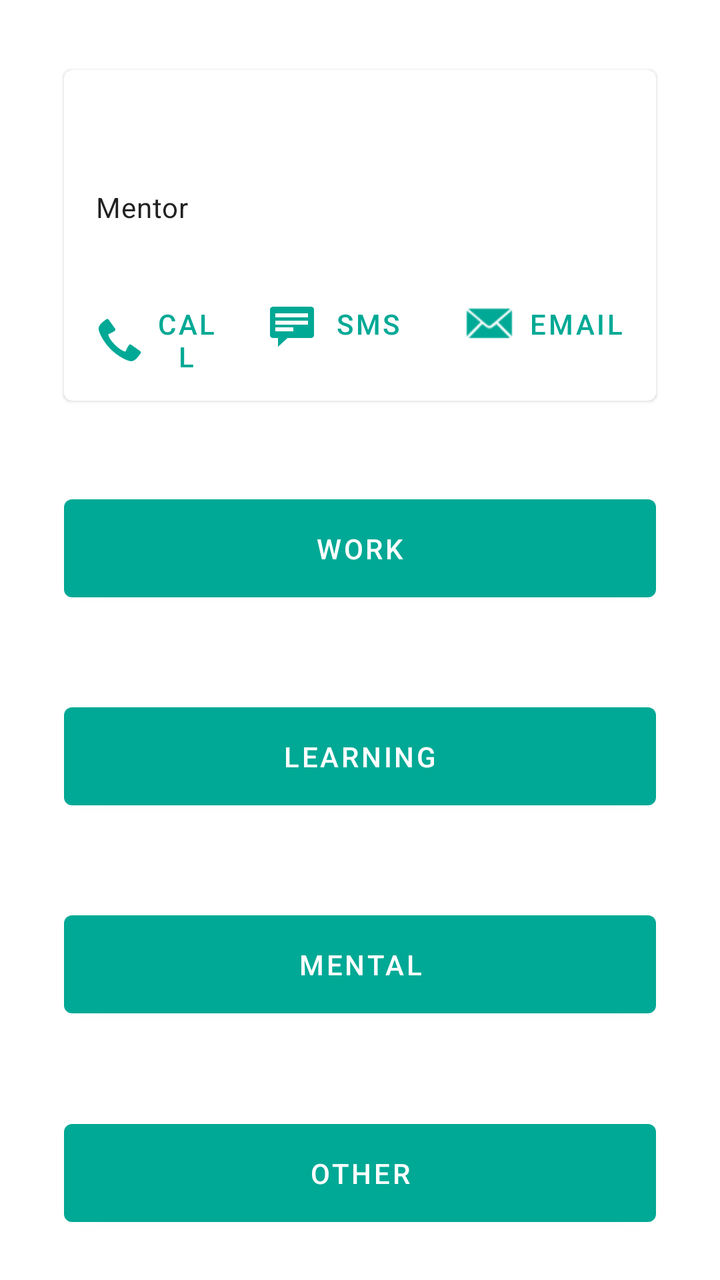
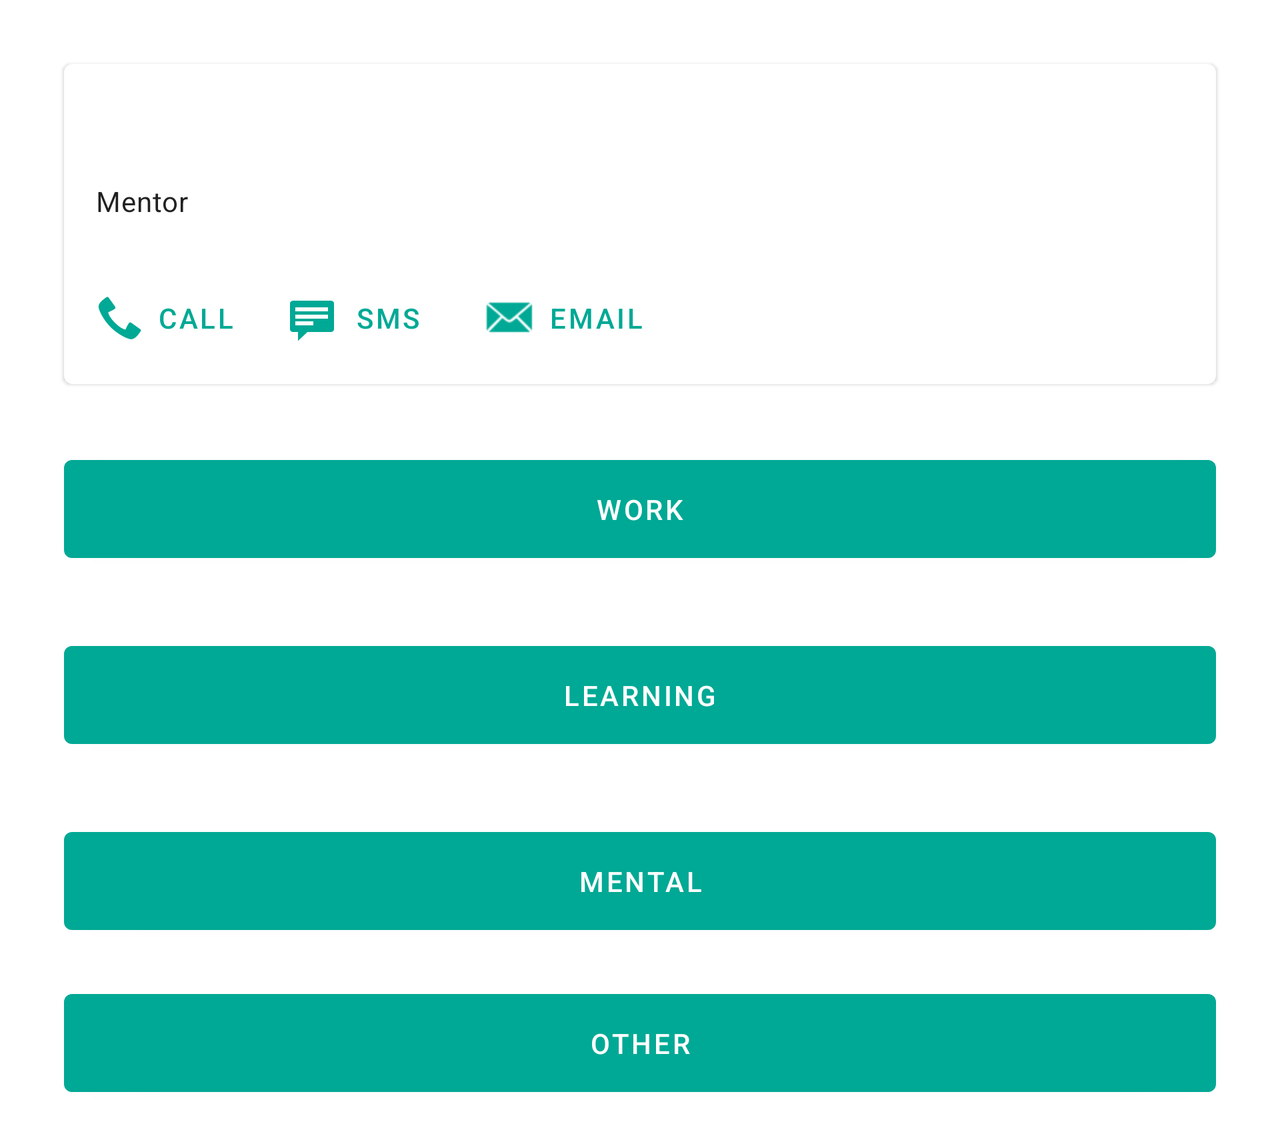

The same Android screen from two of the app's own layout files: first res/layout/ as a phone draws it, then the repository's variant for another configuration, drawn on a device whose configuration selects that folder. Both files follow.
<!-- AndroidManifest.xml: application theme Theme.SLSwellbeingapp -->
<!-- res/layout/activity_need_help.xml -->
<?xml version="1.0" encoding="utf-8"?>
<ScrollView xmlns:android="http://schemas.android.com/apk/res/android"
    xmlns:app="http://schemas.android.com/apk/res-auto"
    xmlns:tools="http://schemas.android.com/tools"
    android:id="@+id/scrollViewHelpPage"
    android:layout_width="fill_parent"
    android:layout_height="fill_parent"
    android:fillViewport="true">

    <androidx.constraintlayout.widget.ConstraintLayout
        android:layout_width="match_parent"
        android:layout_height="wrap_content"
        tools:context=".NeedHelpActivity">

        <Button
            android:id="@+id/buttonHelpPageWork"
            android:layout_width="0dp"
            android:layout_height="61dp"
            android:layout_marginStart="32dp"
            android:layout_marginEnd="32dp"
            android:layout_marginVertical="20dp"
            android:text="@string/button_work"
            app:layout_constraintEnd_toEndOf="parent"
            app:layout_constraintHorizontal_bias="0.0"
            app:layout_constraintStart_toStartOf="parent"
            app:layout_constraintTop_toBottomOf="@+id/mentorCard"
            app:layout_constraintBottom_toTopOf="@id/buttonHelpPageLearning"/>

        <Button
            android:id="@+id/buttonHelpPageLearning"
            android:layout_width="0dp"
            android:layout_height="61dp"
            android:layout_marginStart="32dp"
            android:layout_marginEnd="32dp"
            android:layout_marginVertical="20dp"
            android:text="@string/button_learning"
            app:layout_constraintEnd_toEndOf="parent"
            app:layout_constraintStart_toStartOf="parent"
            app:layout_constraintTop_toBottomOf="@+id/buttonHelpPageWork"
            app:layout_constraintBottom_toTopOf="@id/buttonHelpPageMental"/>

        <Button
            android:id="@+id/buttonHelpPageMental"
            android:layout_width="0dp"
            android:layout_height="61dp"
            android:layout_marginStart="32dp"
            android:layout_marginEnd="32dp"
            android:layout_marginVertical="20dp"
            android:text="@string/button_mental"
            app:layout_constraintBottom_toTopOf="@id/buttonHelpPageOther"
            app:layout_constraintEnd_toEndOf="parent"
            app:layout_constraintHorizontal_bias="0.0"
            app:layout_constraintStart_toStartOf="parent"
            app:layout_constraintTop_toBottomOf="@+id/buttonHelpPageLearning" />

        <Button
            android:id="@+id/buttonHelpPageOther"
            android:layout_width="0dp"
            android:layout_height="61dp"
            android:layout_marginStart="32dp"
            android:layout_marginEnd="32dp"
            android:layout_marginVertical="20dp"
            android:text="@string/button_other"
            app:layout_constraintBottom_toBottomOf="parent"
            app:layout_constraintEnd_toEndOf="parent"
            app:layout_constraintHorizontal_bias="0.0"
            app:layout_constraintStart_toStartOf="parent"
            app:layout_constraintTop_toBottomOf="@+id/buttonHelpPageMental" />

        <com.google.android.material.card.MaterialCardView
            android:id="@+id/mentorCard"
            android:layout_width="match_parent"
            android:layout_height="wrap_content"
            android:layout_marginBottom="20dp"
            android:layout_marginEnd="32dp"
            android:layout_marginStart="32dp"
            android:layout_marginTop="32dp"
            app:layout_constraintBottom_toTopOf="@id/buttonHelpPageWork"
            app:layout_constraintEnd_toEndOf="parent"
            app:layout_constraintStart_toStartOf="parent"
            app:layout_constraintTop_toTopOf="parent">

            <LinearLayout
                android:id="@+id/noMentorBlock"
                android:layout_width="match_parent"
                android:layout_height="wrap_content"
                android:orientation="vertical"
                android:visibility="gone">

                <TextView
                    android:id="@+id/noMentorText"
                    android:layout_width="wrap_content"
                    android:layout_height="wrap_content"
                    android:padding="16dp"
                    android:text="@string/help_no_mentor_label"
                    android:textAppearance="?attr/textAppearanceHeadline6" />
            </LinearLayout>
            <LinearLayout
                android:id="@+id/mentorBlock"
                android:layout_width="match_parent"
                android:layout_height="wrap_content"
                android:orientation="vertical">

                <LinearLayout
                    android:layout_width="match_parent"
                    android:layout_height="wrap_content"
                    android:orientation="vertical"
                    android:padding="16dp">

                    <TextView
                        android:id="@+id/mentorName"
                        android:layout_width="wrap_content"
                        android:layout_height="wrap_content"
                        android:layout_marginTop="8dp"
                        android:textAppearance="?attr/textAppearanceHeadline6" />

                    <TextView
                        android:id="@+id/mentorLabel"
                        android:layout_width="wrap_content"
                        android:layout_height="wrap_content"
                        android:layout_marginTop="8dp"
                        android:text="@string/help_mentor_label"
                        android:textAppearance="?attr/textAppearanceBody2" />

                </LinearLayout>

                
                <LinearLayout
                    android:layout_width="wrap_content"
                    android:layout_height="wrap_content"
                    android:layout_margin="8dp"
                    android:orientation="horizontal">

                    <com.google.android.material.button.MaterialButton
                        android:id="@+id/phoneButton"
                        style="?attr/borderlessButtonStyle"
                        android:layout_width="0dp"
                        android:layout_height="wrap_content"
                        android:layout_marginEnd="8dp"
                        android:layout_weight="1"
                        android:text="@string/help_phone_button"
                        app:icon="@android:drawable/stat_sys_phone_call" />

                    <com.google.android.material.button.MaterialButton
                        android:id="@+id/smsButton"
                        style="?attr/borderlessButtonStyle"
                        android:layout_width="wrap_content"
                        android:layout_height="wrap_content"
                        android:layout_marginEnd="8dp"
                        android:text="@string/help_sms_button"
                        app:icon="@android:drawable/stat_notify_chat" />

                    <com.google.android.material.button.MaterialButton
                        android:id="@+id/emailButton"
                        style="?attr/borderlessButtonStyle"
                        android:layout_width="wrap_content"
                        android:layout_height="wrap_content"
                        android:text="@string/help_email_button"
                        app:icon="@android:drawable/sym_action_email" />
                </LinearLayout>

            </LinearLayout>

        </com.google.android.material.card.MaterialCardView>

        <androidx.constraintlayout.widget.Guideline
            android:id="@+id/centerVerticalGuideline"
            android:layout_width="wrap_content"
            android:layout_height="wrap_content"
            android:orientation="vertical"
            app:layout_constraintGuide_percent="0.5" />

    </androidx.constraintlayout.widget.ConstraintLayout>
</ScrollView>
<!-- resources referenced by this layout -->
<resources>
  <string name="button_learning">Learning</string>
  <string name="button_mental">Mental</string>
  <string name="button_other">Other</string>
  <string name="button_work">Work</string>
  <string name="help_email_button">Email</string>
  <string name="help_mentor_label">Mentor</string>
  <string name="help_no_mentor_label">No mentor yet</string>
  <string name="help_phone_button">Call</string>
  <string name="help_sms_button">SMS</string>
  <style name="Theme.SLSwellbeingapp" parent="Theme.MaterialComponents.DayNight.DarkActionBar">
          
          <item name="colorPrimary">@color/sls_teal</item>
          <item name="colorPrimaryVariant">@color/sls_teal_dark</item>
          <item name="colorOnPrimary">@color/white</item>
          
          <item name="colorSecondary">@color/sls_lime</item>
          <item name="colorSecondaryVariant">@color/sls_lime_dark</item>
          <item name="colorOnSecondary">@color/black</item>
          
          <item name="android:statusBarColor" tools:targetApi="l">?attr/colorPrimaryVariant</item>
          
          <item name="textAppearanceHeadline1">@color/black</item>
          <item name="textAppearanceBody1">@color/darkGrey</item>
          
  
          <item name="android:windowAnimationStyle">@style/CustomActivityAnimation</item>
      </style>
  <color name="sls_teal">#FF00A995</color>
  <color name="sls_teal_dark">#FF008F78</color>
  <color name="white">#FFFFFFFF</color>
  <color name="sls_lime">#FFA6CE39</color>
  <color name="sls_lime_dark">#FF8BBC24</color>
  <color name="black">#FF000000</color>
  <color name="darkGrey">#FF3D3D3D</color>
  <style name="CustomActivityAnimation">
          <item name="android:activityOpenEnterAnimation">@anim/slide_left_in</item>
          <item name="android:activityOpenExitAnimation">@anim/slide_left_out</item>
          <item name="android:activityCloseEnterAnimation">@anim/slide_right_in</item>
          <item name="android:activityCloseExitAnimation">@anim/slide_right_out</item>
      </style>
</resources>
<!-- res/layout-land/activity_need_help.xml (the repository's variant of the layout above) -->
<!-- drawn on the phone turned sideways -->
<?xml version="1.0" encoding="utf-8"?>
<ScrollView xmlns:android="http://schemas.android.com/apk/res/android"
    xmlns:app="http://schemas.android.com/apk/res-auto"
    xmlns:tools="http://schemas.android.com/tools"
    android:id="@+id/scrollViewHelpPage"
    android:layout_width="fill_parent"
    android:layout_height="fill_parent"
    android:fillViewport="true">

    <androidx.constraintlayout.widget.ConstraintLayout
        android:layout_width="match_parent"
        android:layout_height="wrap_content"
        tools:context=".NeedHelpActivity">

        <Button
            android:id="@+id/buttonHelpPageWork"
            android:layout_width="0dp"
            android:layout_height="61dp"
            android:layout_marginEnd="32dp"
            android:layout_marginStart="32dp"
            android:layout_marginTop="32dp"
            android:text="@string/button_work"
            app:layout_constraintEnd_toEndOf="parent"
            app:layout_constraintStart_toStartOf="parent"
            app:layout_constraintTop_toBottomOf="@+id/mentorCard" />

        <Button
            android:id="@+id/buttonHelpPageLearning"
            android:layout_width="0dp"
            android:layout_height="61dp"
            android:layout_marginEnd="32dp"
            android:layout_marginStart="32dp"
            android:layout_marginTop="32dp"
            android:text="@string/button_learning"
            app:layout_constraintEnd_toEndOf="parent"
            app:layout_constraintStart_toStartOf="parent"
            app:layout_constraintTop_toBottomOf="@+id/buttonHelpPageWork" />

        <Button
            android:id="@+id/buttonHelpPageMental"
            android:layout_width="0dp"
            android:layout_height="61dp"
            android:layout_marginEnd="32dp"
            android:layout_marginStart="32dp"
            android:layout_marginTop="32dp"
            android:text="@string/button_mental"
            app:layout_constraintEnd_toEndOf="parent"
            app:layout_constraintHorizontal_bias="0.0"
            app:layout_constraintStart_toStartOf="parent"
            app:layout_constraintTop_toBottomOf="@+id/buttonHelpPageLearning" />

        <Button
            android:id="@+id/buttonHelpPageOther"
            android:layout_width="0dp"
            android:layout_height="61dp"
            android:layout_marginStart="32dp"
            android:layout_marginEnd="32dp"
            android:layout_marginVertical="20dp"
            android:text="@string/button_other"
            app:layout_constraintBottom_toBottomOf="parent"
            app:layout_constraintEnd_toEndOf="parent"
            app:layout_constraintHorizontal_bias="0.0"
            app:layout_constraintStart_toStartOf="parent"
            app:layout_constraintTop_toBottomOf="@+id/buttonHelpPageMental" />


        <com.google.android.material.card.MaterialCardView
            android:id="@+id/mentorCard"
            android:layout_width="match_parent"
            android:layout_height="wrap_content"
            android:layout_marginEnd="32dp"
            android:layout_marginStart="32dp"
            android:layout_marginTop="32dp"
            app:layout_constraintEnd_toEndOf="parent"
            app:layout_constraintStart_toStartOf="parent"
            app:layout_constraintTop_toTopOf="parent">

            <LinearLayout
                android:layout_width="match_parent"
                android:layout_height="wrap_content"
                android:orientation="vertical">

                <LinearLayout
                    android:layout_width="match_parent"
                    android:layout_height="wrap_content"
                    android:orientation="vertical"
                    android:padding="16dp">

                    <TextView
                        android:id="@+id/mentorName"
                        android:layout_width="wrap_content"
                        android:layout_height="wrap_content"
                        android:layout_marginTop="8dp"
                        android:textAppearance="?attr/textAppearanceHeadline6" />

                    <TextView
                        android:id="@+id/mentorLabel"
                        android:layout_width="wrap_content"
                        android:layout_height="wrap_content"
                        android:layout_marginTop="8dp"
                        android:text="@string/help_mentor_label"
                        android:textAppearance="?attr/textAppearanceBody2" />

                </LinearLayout>

                
                <LinearLayout
                    android:layout_width="wrap_content"
                    android:layout_height="wrap_content"
                    android:layout_margin="8dp"
                    android:orientation="horizontal">

                    <com.google.android.material.button.MaterialButton
                        android:id="@+id/phoneButton"
                        style="?attr/borderlessButtonStyle"
                        android:layout_width="0dp"
                        android:layout_height="wrap_content"
                        android:layout_marginEnd="8dp"
                        android:layout_weight="1"
                        android:text="@string/help_phone_button"
                        app:icon="@android:drawable/stat_sys_phone_call" />

                    <com.google.android.material.button.MaterialButton
                        android:id="@+id/smsButton"
                        style="?attr/borderlessButtonStyle"
                        android:layout_width="wrap_content"
                        android:layout_height="wrap_content"
                        android:layout_marginEnd="8dp"
                        android:text="@string/help_sms_button"
                        app:icon="@android:drawable/stat_notify_chat" />

                    <com.google.android.material.button.MaterialButton
                        android:id="@+id/emailButton"
                        style="?attr/borderlessButtonStyle"
                        android:layout_width="wrap_content"
                        android:layout_height="wrap_content"
                        android:text="@string/help_email_button"
                        app:icon="@android:drawable/sym_action_email" />
                </LinearLayout>

            </LinearLayout>

        </com.google.android.material.card.MaterialCardView>

    </androidx.constraintlayout.widget.ConstraintLayout>
</ScrollView>
<!-- resources referenced by the variant -->
<!-- as the phone turned sideways resolves them -->
<resources>
  <string name="button_learning">Learning</string>
  <string name="button_mental">Mental</string>
  <string name="button_other">Other</string>
  <string name="button_work">Work</string>
  <string name="help_email_button">Email</string>
  <string name="help_mentor_label">Mentor</string>
  <string name="help_phone_button">Call</string>
  <string name="help_sms_button">SMS</string>
  <style name="Theme.SLSwellbeingapp" parent="Theme.MaterialComponents.DayNight.DarkActionBar">
          
          <item name="colorPrimary">@color/sls_teal</item>
          <item name="colorPrimaryVariant">@color/sls_teal_dark</item>
          <item name="colorOnPrimary">@color/white</item>
          
          <item name="colorSecondary">@color/sls_lime</item>
          <item name="colorSecondaryVariant">@color/sls_lime_dark</item>
          <item name="colorOnSecondary">@color/black</item>
          
          <item name="android:statusBarColor" tools:targetApi="l">?attr/colorPrimaryVariant</item>
          
          <item name="textAppearanceHeadline1">@color/black</item>
          <item name="textAppearanceBody1">@color/darkGrey</item>
          
  
          <item name="android:windowAnimationStyle">@style/CustomActivityAnimation</item>
      </style>
  <color name="sls_teal">#FF00A995</color>
  <color name="sls_teal_dark">#FF008F78</color>
  <color name="white">#FFFFFFFF</color>
  <color name="sls_lime">#FFA6CE39</color>
  <color name="sls_lime_dark">#FF8BBC24</color>
  <color name="black">#FF000000</color>
  <color name="darkGrey">#FF3D3D3D</color>
  <style name="CustomActivityAnimation">
          <item name="android:activityOpenEnterAnimation">@anim/slide_left_in</item>
          <item name="android:activityOpenExitAnimation">@anim/slide_left_out</item>
          <item name="android:activityCloseEnterAnimation">@anim/slide_right_in</item>
          <item name="android:activityCloseExitAnimation">@anim/slide_right_out</item>
      </style>
</resources>
